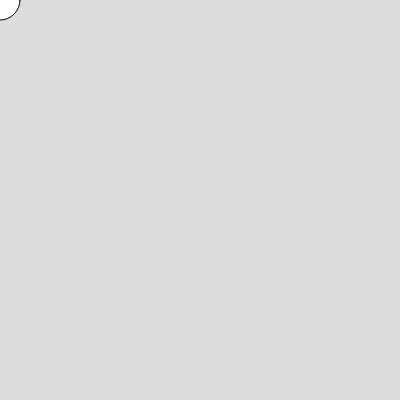
Frame 1 (no input)
Frame 60 (no input): identical to frame 1, image omitted
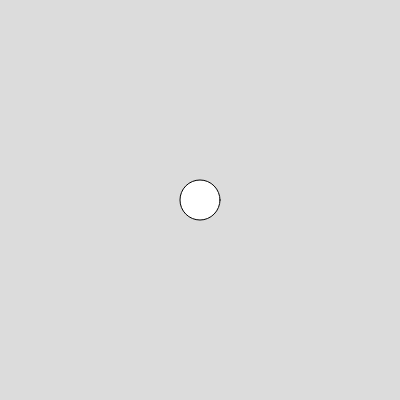
Frame 120 (the mouse pressed at the canvas centre since frame 60)

The p5.js sketch that drew these frames (run headless with seeded random() and noise() and a simulated clock; from frame 60 on, the mouse is pressed at the canvas centre):

// p5.js sketch
// ── sketch.js
let canvasContainer = document.querySelector('#canvas-container');

function setup() {
  createCanvas(400, 400).parent();
}

function draw() {
  background(220);
  circle(mouseX, mouseY, 40);
}
